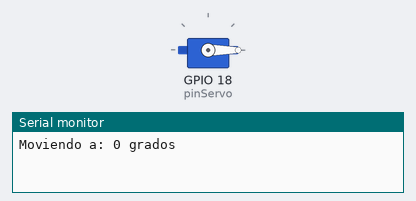
Bench run of a sketch on a simulated ESP32. Shown: servo, the last lines printed to the serial monitor.

Above: at 1.05 s.
At 5.5 s:
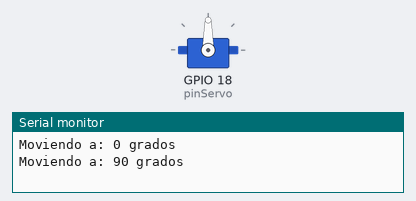
At 10.0 s:
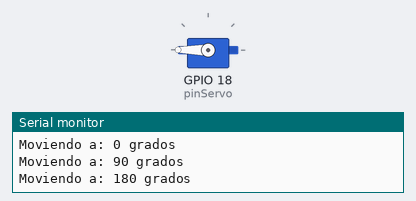
Timing chart, 0 to 12.7 s (numbered marks = the images above):
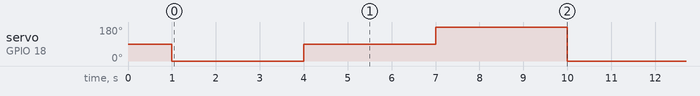

Measured:
- by itself, servo on GPIO 18 (pinServo): repeats every 9.0 s: 90° 3.0 s, 180° 3.0 s, 0° 3.0 s

The sketch:

1_servo_basico.ino
```cpp
#include <ESP32Servo.h>

Servo miServo;  // Crear el objeto para controlar el servo

// Definir el pin GPIO al que está conectado el cable de señal del servo
const int pinServo = 18;

void setup() {
  Serial.begin(115200);
  delay(1000);          // Pequeña pausa para que abra el puerto serie

  // Adjuntar el servo al pin
  miServo.attach(pinServo);
}

void loop() {
  // Posición 0 grados
  Serial.println("Moviendo a: 0 grados");
  miServo.write(0);
  delay(3000); // 3 segundos para observar el cero

  // Posición 90 grados (centro)
  Serial.println("Moviendo a: 90 grados");
  miServo.write(90);
  delay(3000); // 3 segundos para observar el centro

  // Posición 180 grados
  Serial.println("Moviendo a: 180 grados");
  miServo.write(180);
  delay(3000); // 3 segundos para observar el extremo opuesto
}
```
